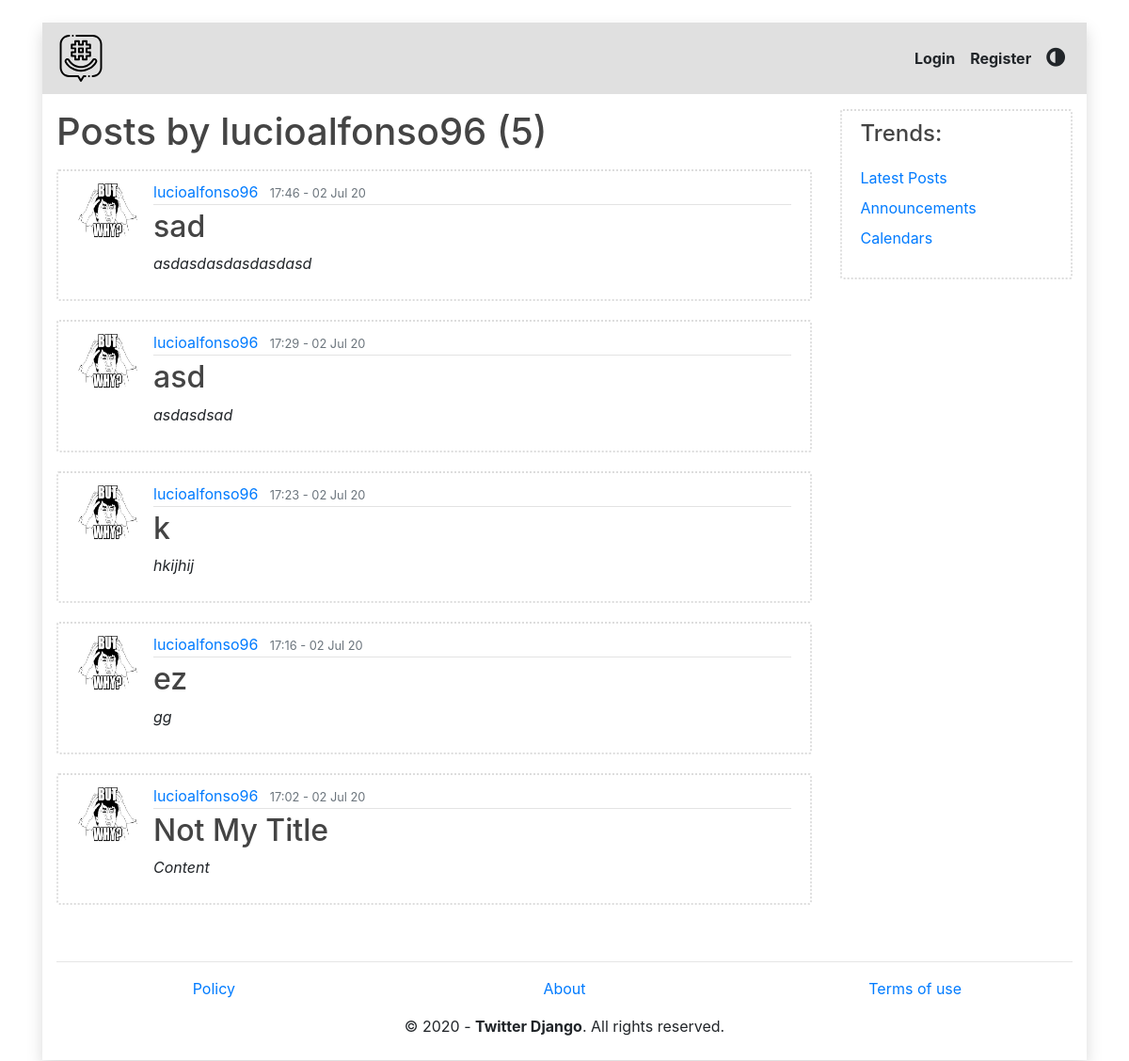
Screenshot of /user/lucioalfonso96/ with the database file from the repository.
### blog/models.py (models this page shows, shortened)
class Post(models.Model):
  title = models.CharField(max_length=80)
  content = models.TextField()
  date_posted = models.DateTimeField(default=timezone.now)
  author = models.ForeignKey(User, on_delete=models.CASCADE)

### users/models.py (models this page shows, shortened)
class Profile(models.Model):
  user = models.OneToOneField(User, on_delete=models.CASCADE)
  image = models.ImageField(default='default.jpg', upload_to='profile_pics')

### blog/views.py (the view)
# urls.py: path('user/<str:username>/', UserPostListView.as_view(), name='user-posts')
class UserPostListView(ListView):
  model = Post
  template_name = 'blog/user_posts.htm'
  context_object_name = 'posts'
  paginate_by = 5
  def get_queryset(self):
    user = get_object_or_404(User, username=self.kwargs.get('username'))
    return Post.objects.filter(author=user).order_by('-date_posted')

### blog/templates/blog/user_posts.htm (shortened to what this page needs)
{% extends "blog/base.htm" %}
{% block content %}
  <h1 class="mb-3">
    Posts by {{ view.kwargs.username }} ({{ page_obj.paginator.count }})
  </h1>
  {% for post in posts %}
    <article class="media content-section">
      <img class="rounded-circle article-img" loading="lazy" alt="profile image"
        src="{{ post.author.profile.image.url }}" />
      <div class="media-body">
        <div class="article-metadata">
          <a class="mr-2" href="{% url 'user-posts' post.author.username %}">
            {{ post.author }}
          </a>
          <small class="text-muted">
            {{ post.date_posted | date:"H:i - d M y"}}
          </small>
        </div>
        <h2>
          <a class="article-title" href="{% url 'post-detail' post.id %}">
            {{ post.title }}
          </a>
        </h2>
        <p class="article-content">
          {{ post.content }}
        </p>
      </div>
    </article>
  {% endfor %}
{% endblock content %}

### blog/static/blog/css/main.css (style rules this page uses)
html { color: #000000; background-color: #ffffff; }
body { color: #000000; background-color: #ffffff; min-height: 100%; font-family: "Lucida Grande", sans-serif; position: relative; -webkit-animation-name: animatebottom; -webkit-animation-duration: 3s; animation-name: animatebottom; animation-duration: 3s; }
h1, h2, h3, h4, h5, h6 { color: #444444; }
.content-section { padding: 10px 20px; border: 2px dotted #dddddd; border-radius: 3px; margin-bottom: 20px; }
.article-title { color: #444444; }
.article-content { text-align: justify; font-style: oblique; }
.article-img { height: 65px; width: 65px; margin-right: 16px; }
.article-metadata { padding-bottom: 1px; margin-bottom: 4px; border-bottom: 1px solid #e3e3e3 }

### rows the page displays
Post: author.profile.image (picture), author "lucioalfonso96", date_posted "17:46 - 02 Jul 20", title "sad", content "asdasdasdasdasdasd"
Post: author.profile.image (picture), author "lucioalfonso96", date_posted "17:29 - 02 Jul 20", title "asd", content "asdasdsad"
Post: author.profile.image (picture), author "lucioalfonso96", date_posted "17:23 - 02 Jul 20", title "k", content "hkijhij"
Post: author.profile.image (picture), author "lucioalfonso96", date_posted "17:16 - 02 Jul 20", title "ez", content "gg"
Post: author.profile.image (picture), author "lucioalfonso96", date_posted "17:02 - 02 Jul 20", title "Not My Title", content "Content"

### other values shown
{{ view.kwargs.username }} "lucioalfonso96"
{{ page_obj.paginator.count }} "5"
